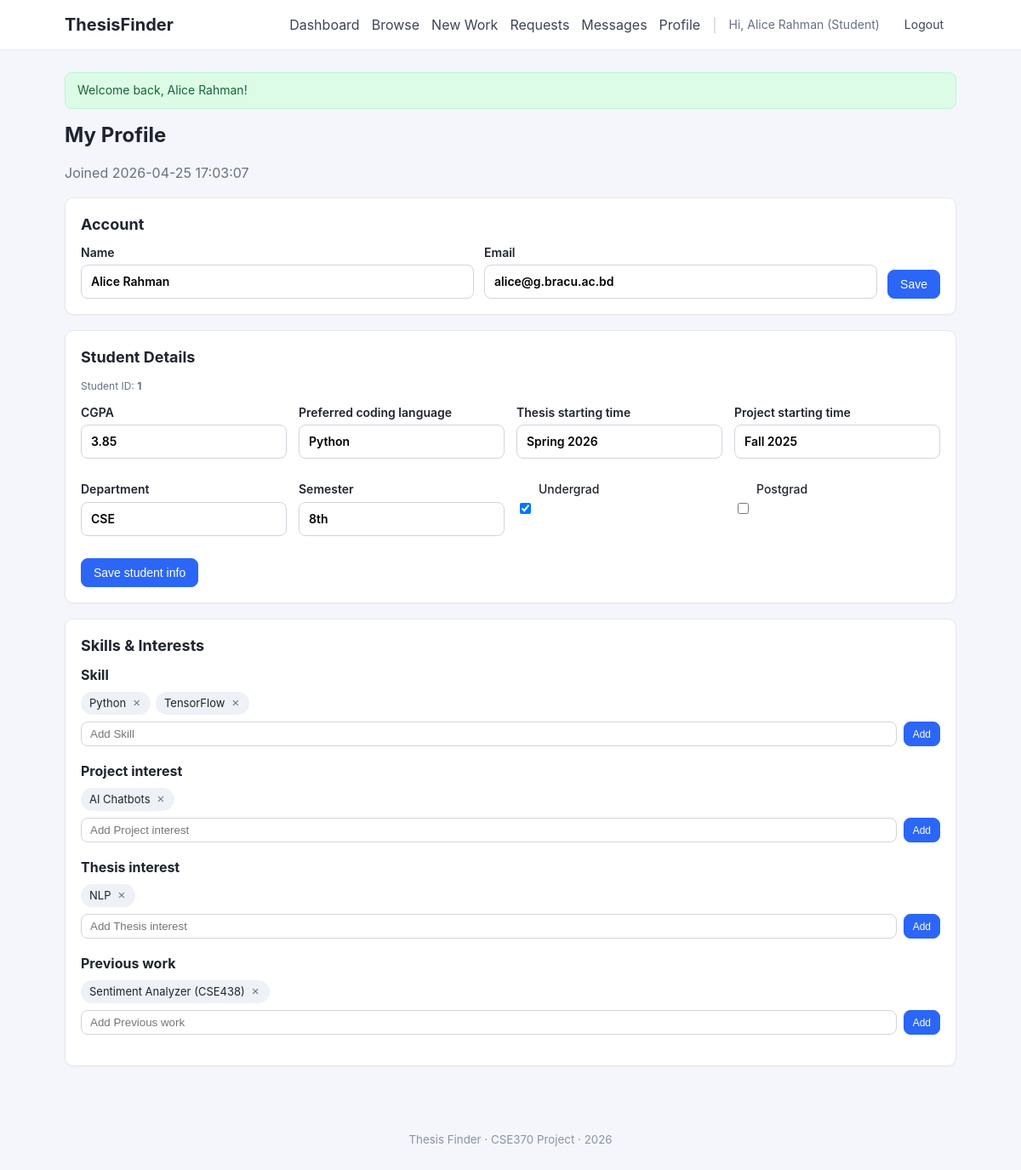
/profile/index.php (signed in), run on the app's committed database.
### tables this page shows
CREATE TABLE user (
    id              INT AUTO_INCREMENT PRIMARY KEY,
    email           VARCHAR(120) NOT NULL UNIQUE,
    password        VARCHAR(255) NOT NULL,
    name            VARCHAR(120) NOT NULL,
    student_flag    TINYINT(1) NOT NULL DEFAULT 0,
    teacher_flag    TINYINT(1) NOT NULL DEFAULT 0,
    created_at      DATETIME NOT NULL DEFAULT CURRENT_TIMESTAMP
);

CREATE TABLE student (
    student_id                  INT AUTO_INCREMENT PRIMARY KEY,
    user_id                     INT NOT NULL UNIQUE,
    cgpa                        DECIMAL(3,2),
    preferable_coding_language  VARCHAR(80),
    thesis_starting_time        VARCHAR(40),
    project_starting_time       VARCHAR(40),
    dept                        VARCHAR(80),
    semester                    VARCHAR(40),
    undergrad_flag              TINYINT(1) NOT NULL DEFAULT 1,
    postgrad_flag               TINYINT(1) NOT NULL DEFAULT 0,
    CONSTRAINT fk_student_user  FOREIGN KEY (user_id) REFERENCES user(id) ON DELETE CASCADE
);

### includes/auth.php (called while the page is built, shortened)
<?php
function current_user_id(): ?int {
    return $_SESSION['user_id'] ?? null;
}
function is_student(): bool {
    return !empty($_SESSION['student_flag']);
}
function h(?string $s): string {
    return htmlspecialchars((string)$s, ENT_QUOTES | ENT_SUBSTITUTE, 'UTF-8');
}

### profile/index.php (the view, shortened to what this page needs)
<?php
require_once __DIR__ . '/../config/db.php';
require_once __DIR__ . '/../includes/auth.php';
$uid = current_user_id();
$u = $conn->prepare('SELECT id, name, email, student_flag, teacher_flag, created_at FROM user WHERE id = ?');
$u->bind_param('i', $uid); $u->execute();
$user = $u->get_result()->fetch_assoc(); $u->close();
$student = null;
if (is_student()) {
    $s = $conn->prepare('SELECT * FROM student WHERE user_id = ?');
    $s->bind_param('i', $uid); $s->execute();
    $student = $s->get_result()->fetch_assoc(); $s->close();
}
function list_mv(mysqli $c, string $table, string $keyCol, string $col, int $uid): array {
    $s = $c->prepare("SELECT `$col` AS v FROM `$table` WHERE `$keyCol` = ? ORDER BY `$col`");
    $s->bind_param('i', $uid); $s->execute();
    $r = $s->get_result()->fetch_all(MYSQLI_ASSOC); $s->close();
    return array_column($r, 'v');
}
$skills          = list_mv($conn, 'user_project_skill',      'user_id', 'skill',            $uid);
require __DIR__ . '/../includes/header.php';
function mv_form(string $table, string $keyCol, string $col, array $items, string $label): void { ?>
    <div class="mv-block">
        <strong><?= h($label) ?></strong>
        <ul class="chips">
            <?php foreach ($items as $it): ?>
                <li class="chip">
                    <?= h($it) ?>
                    <form method="post" class="chip-del">
                        <button title="Remove" class="chip-x" type="submit">&times;</button>
                    </form>
                </li>
            <?php endforeach; ?>
        </ul>
        <form method="post" class="inline-add">
            <input type="text" name="value" placeholder="Add <?= h($label) ?>" required>
            <button class="btn btn-sm btn-primary" type="submit">Add</button>
        </form>
    </div>
<?php }
?>
<h1>My Profile</h1>
<p class="muted">Joined <?= h($user['created_at']) ?></p>
<section class="card">
    <h2>Account</h2>
    <form method="post" class="form form-row">
        <label>Name <input type="text" name="name" required value="<?= h($user['name']) ?>"></label>
        <label>Email <input type="email" name="email" required value="<?= h($user['email']) ?>"></label>
        <button class="btn btn-primary" type="submit">Save</button>
    </form>
</section>
<?php if (is_student()): ?>
<section class="card">
    <h2>Student Details</h2>
    <p class="muted small">Student ID: <strong><?= h($student['student_id']) ?></strong></p>
    <form method="post" class="form form-grid">
        <label>CGPA <input type="number" step="0.01" min="0" max="4" name="cgpa" value="<?= h($student['cgpa']) ?>"></label>
        <label>Preferred coding language <input type="text" name="preferable_coding_language" value="<?= h($student['preferable_coding_language']) ?>"></label>
        <label>Thesis starting time <input type="text" name="thesis_starting_time" value="<?= h($student['thesis_starting_time']) ?>"></label>
        <label>Project starting time <input type="text" name="project_starting_time" value="<?= h($student['project_starting_time']) ?>"></label>
        <label>Department <input type="text" name="dept" value="<?= h($student['dept']) ?>"></label>
        <label>Semester <input type="text" name="semester" value="<?= h($student['semester']) ?>"></label>
        <label class="inline"><input type="checkbox" name="undergrad_flag" <?= $student['undergrad_flag'] ? 'checked' : '' ?>> Undergrad</label>
        <label class="inline"><input type="checkbox" name="postgrad_flag"  <?= $student['postgrad_flag']  ? 'checked' : '' ?>> Postgrad</label>
        <button class="btn btn-primary" type="submit">Save student info</button>
    </form>
</section>
<?php endif; ?>
<section class="card">
    <h2>Skills &amp; Interests</h2>
    <?php
        mv_form('user_project_skill',   'user_id', 'skill',            $skills,          'Skill');
    ?>
</section>
<?php require __DIR__ . '/../includes/footer.php'; ?>

### assets/css/style.css (style rules this page uses)
* { box-sizing: border-box; }
html, body { margin: 0; padding: 0; }
body { font-family: -apple-system, BlinkMacSystemFont, "Segoe UI", Roboto, Helvetica, Arial, sans-serif; background: #f4f6fb; color: #1f2430; line-height: 1.45; }
.card { background: #fff; border: 1px solid #e5e8f0; border-radius: 10px; padding: 18px; margin-bottom: 18px; box-shadow: 0 1px 2px rgba(15,23,42,.04); }
h1 { font-size: 24px; margin: 14px 0 6px; }
h2 { font-size: 18px; margin: 0 0 10px; }
.btn { display: inline-block; padding: 8px 14px; border: 1px solid #d0d5dd; background: #fff; color: #1f2430; border-radius: 8px; cursor: pointer; font-size: 14px; text-decoration: none; transition: background .15s, border-color .15s; }
.btn-primary { background: #2b66f6; border-color: #2b66f6; color: #fff; }
.btn-sm { padding: 4px 10px; font-size: 12px; }
.form label { display: block; margin-bottom: 12px; font-weight: 600; font-size: 14px; }
.form input[type="text"], .form input[type="email"], .form input[type="password"], .form input[type="number"], .form input[type="search"], .form select, .form textarea { display: block; width: 100%; padding: 9px 11px; margin-top: 4px; border: 1px solid #d0d5dd; border-radius: 8px; font: inherit; background: #fff; }
.form .inline { display: inline-flex; gap: 6px; font-weight: 500; margin-right: 14px; }
.form-row { display: flex; flex-wrap: wrap; gap: 12px; align-items: end; }
.form-row label { flex: 1 1 220px; margin-bottom: 0; }
.form-grid { display: grid; grid-template-columns: repeat(auto-fit, minmax(220px, 1fr)); gap: 14px; }
.form-grid button { grid-column: 1 / -1; justify-self: start; }
.muted { color: #667085; }
.small { font-size: 12px; }
.chips { list-style: none; padding: 0; margin: 8px 0; display: flex; flex-wrap: wrap; gap: 6px; }
.chip { display: inline-flex; align-items: center; gap: 6px; background: #eef1f7; padding: 4px 10px; border-radius: 999px; font-size: 13px; }
.chip-del { display: inline; margin: 0; padding: 0; background: none; border: none; }
.chip-x { border: none; background: none; color: #6b7280; cursor: pointer; font-size: 15px; padding: 0 2px; }
.inline-add { display: flex; gap: 8px; margin-top: 6px; }
.inline-add input { flex: 1; padding: 6px 10px; border: 1px solid #d0d5dd; border-radius: 8px; }
.mv-block { margin-bottom: 18px; }

### data on the page
user: created_at "2026-04-25 17:03:07", name "Alice Rahman", email "alice@g.bracu.ac.bd"
student: student_id "1", cgpa "3.85", preferable_coding_language "Python", thesis_starting_time "Spring 2026", project_starting_time "Fall 2025", dept "CSE", semester "8th", undergrad_flag "☑"

### other printed values
current_user_name() "Alice Rahman"
$succ "Welcome back, Alice Rahman!"
$label "Skill Project interest Thesis interest Previous work"
$it "Python"
$it "TensorFlow"
$it "AI Chatbots"
$it "NLP"
$it "Sentiment Analyzer (CSE438)"
